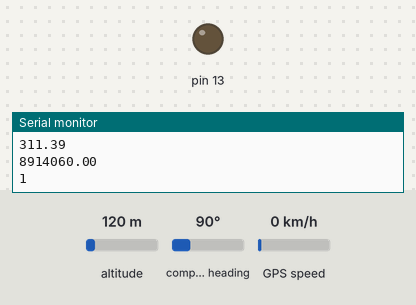
This sketch was run on a simulated Arduino Uno, built with avr-gcc and run on an emulated ATmega328P. Shown: output pins drawn as LEDs (lit = HIGH), the last lines printed to the serial monitor. The inputs (shaded band) are chosen by the test bench; at power-on: altitude 120 m, compass heading 90°, GPS speed 0 km/h. The GPS gets a fix after 3 s at 37.7749, -122.4194 with 8 satellites.

Above: at 0.1 s.
At 3.1 s:
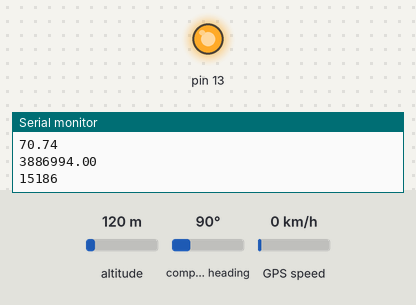
Timing chart, 0 to 4.6 s (numbered marks = the images above):
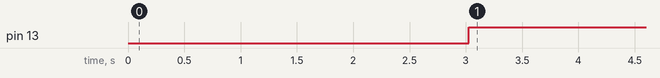

Measured:
- by itself, pin 13: LOW → HIGH at 3.0 s

The sketch:

GPS_Reading2.ino
```cpp
#include <TinyGPS++.h>

unsigned long GPSClockOld,simClockOld;
int simInc = 0;

#define GPS_DELAY 0
#define SIM_DELAY 1

TinyGPSPlus gps;

void setup(){
  pinMode(13,OUTPUT);
  digitalWrite(13,LOW);
  Serial.begin(38400);
  GPSClockOld = millis();
}

void loop(){
  if ((millis() - GPSClockOld) >= GPS_DELAY){
    incSim();
    getGPS();
    GPSClockOld = millis();
  }

  if ((millis() - simClockOld) >= SIM_DELAY){
    //incSim();
    //simClockOld = millis();
  }

  if (millis() > 5000 && gps.charsProcessed() < 10)
  {
    Serial.println(F("No GPS detected: check wiring."));
    while(true);
  }

}

void incSim(){
  simInc += 1;
}

void getGPS(){
  while (Serial.available() > 0){
    if (gps.encode(Serial.read())){
      Serial.println(TinyGPSPlus::courseTo(gps.location.lat(),gps.location.lng(),40.653259,-76.959808));
      Serial.println(TinyGPSPlus::distanceBetween(gps.location.lat(),gps.location.lng(),40.653259,-76.959808));
      Serial.println(simInc);
      if (gps.satellites.value() >= 5){
        digitalWrite(13,HIGH);
      } else {
        digitalWrite(13,LOW);
      }
    }
  }
}
```
